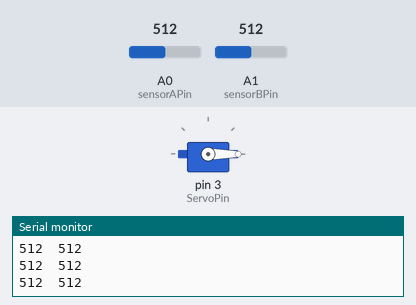
Recording of a sketch running on a simulated Arduino Uno, built with avr-gcc and run on an emulated ATmega328P. Shown: servo, the last lines printed to the serial monitor. The test bench sets the inputs (shaded band); at power-on: A1 (sensorBPin) = 512, A0 (sensorAPin) = 512.

Above: at 1.2 s.
1.3 s: A1 (sensorBPin) set to 525
At 3.5 s:
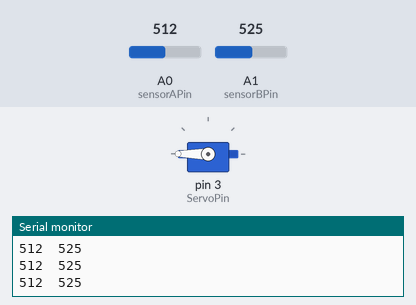
4.3 s: A0 (sensorAPin) set to 536
At 4.46 s:
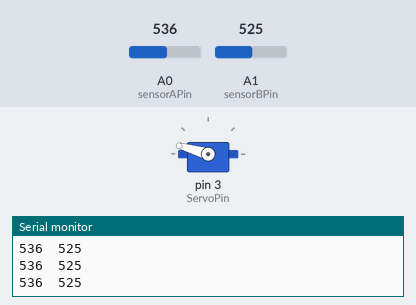
7.3 s: A0 (sensorAPin) set to 0
At 7.77 s:
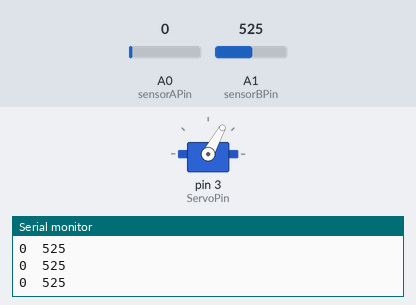
10.3 s: A0 (sensorAPin) set to 716
At 10.77 s:
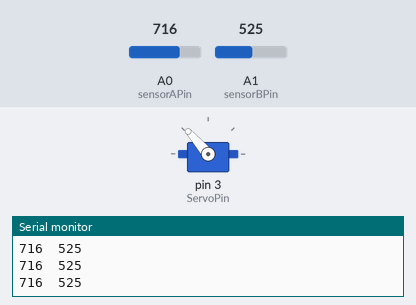
13.3 s: A0 (sensorAPin) set to 511
At 13.77 s:
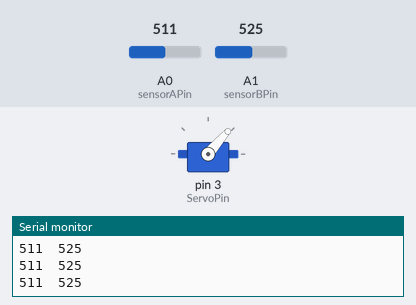
16.3 s: A1 (sensorBPin) set to 0
At 16.76 s:
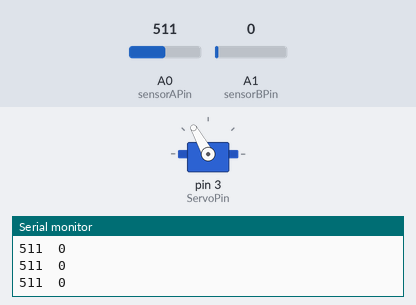
Timing chart, 0 to 19.3 s (numbered marks = the images above; inputs shaded):
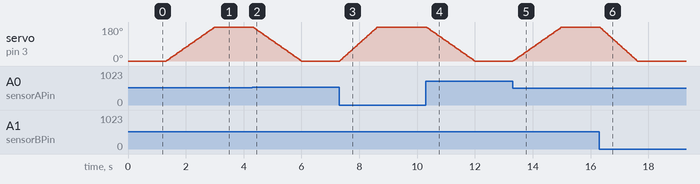

Measured:
- the behaviour switches between 512 and 513 on A1 (sensorBPin) (found by bisection; images 0 and 1)
- the behaviour switches between 524 and 525 on A0 (sensorAPin) (found by bisection; images 1 and 2)
- after the input at 1.3 s, servo on pin 3 (ServoPin): moves from 0° to 180° over 1.7 s, starting at once
- after the input at 4.3 s, servo on pin 3 (ServoPin): moves from 180° to 0° over 1.7 s, starting at once
- after the input at 7.3 s, servo on pin 3 (ServoPin): moves from 0° to 180° over 1.3 s, starting at once
- after the input at 10.3 s, servo on pin 3 (ServoPin): moves from 180° to 0° over 1.7 s, starting at once
- after the input at 13.3 s, servo on pin 3 (ServoPin): moves from 0° to 180° over 1.7 s, starting at once
- after the input at 16.3 s, servo on pin 3 (ServoPin): moves from 180° to 0° over 1.3 s, starting at once

The sketch:

01_light_follower.ino
```cpp
#include <Servo.h>

int ServoPin = 3;
int sensorAPin = A0;
int sensorBPin = A1;

Servo lightFollower;

int servoPosition = 0;

void setup() {
  // put your setup code here, to run once:

  lightFollower.attach(ServoPin);

  Serial.begin(9600);

}

void loop() {

  int sensorAValue = analogRead(sensorAPin);
  int sensorBValue = analogRead(sensorBPin);

  Serial.print(sensorAValue);
  Serial.print("\t");
  Serial.println(sensorBValue);

  if (sensorAValue < sensorBValue) {
    servoPosition++;
  } else {
    servoPosition--;
  }

  if (servoPosition>180){
    servoPosition=180;
  }
  if (servoPosition<0){
    servoPosition=0;
  }

  lightFollower.write(servoPosition);

}
```
